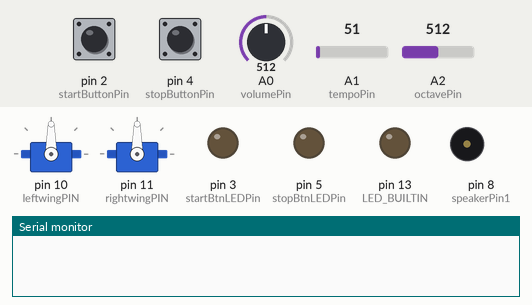
Simulated run of this sketch. Board: Arduino Uno, built with avr-gcc and run on an emulated ATmega328P. On the bench: 2 × servo, output pins drawn as LEDs (lit = HIGH), buzzer (waves = sounding), the last lines printed to the serial monitor. Dashed ring = blinking. Inputs (shaded band) come from the test bench; at power-on: pin 2 (startButtonPin) HIGH, pin 4 (stopButtonPin) HIGH, A0 (volumePin) = 512, A1 (tempoPin) = 51, A2 (octavePin) = 512.

Above: at 1.2 s.
1.3 s: pin 2 (startButtonPin) pulled LOW for 0.15 s
At 1.45 s:
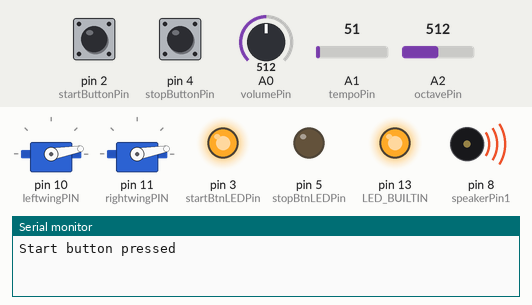
4.3 s: pin 4 (stopButtonPin) pulled LOW for 0.15 s
At 5.2 s:
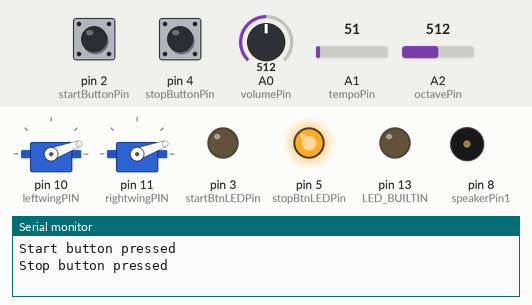
5.9 s: pin 2 (startButtonPin) pulled LOW for 1 s
At 6.35 s:
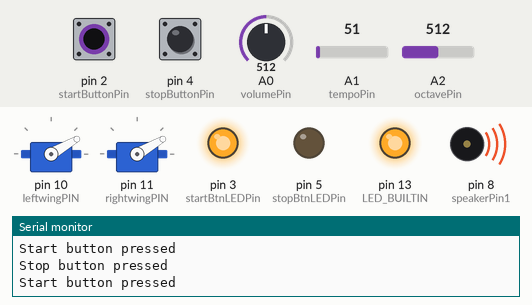
8.9 s: pin 4 (stopButtonPin) pulled LOW for 1 s
At 9.9 s:
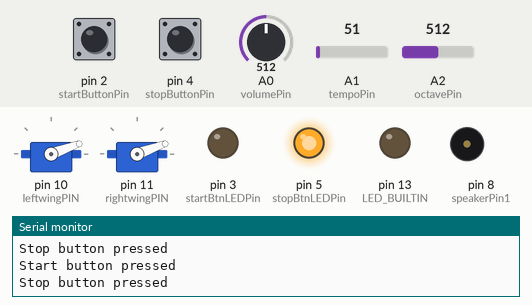
11.4 s: pin 2 (startButtonPin) pulled LOW for 0.15 s
At 12.16 s:
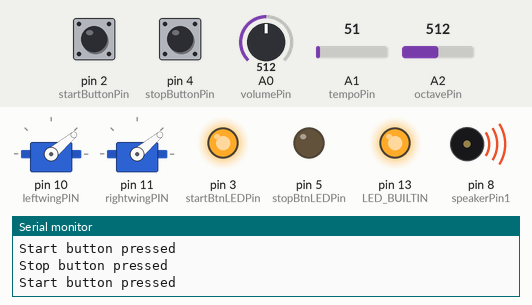
14.5 s: pin 2 (startButtonPin) driven LOW and pin 4 (stopButtonPin) driven LOW
At 15.2 s:
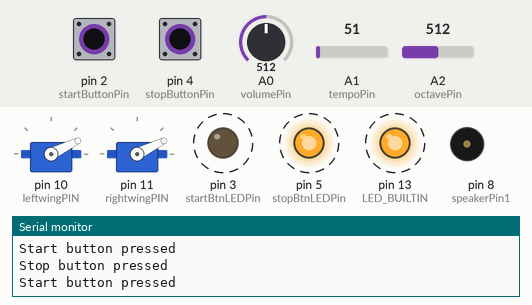
Timing chart, 0 to 65.0 s (numbered marks = the images above; inputs shaded):
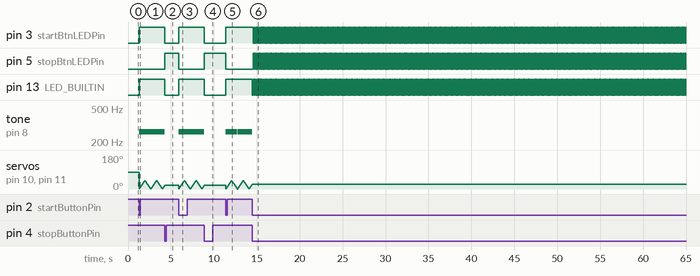

The sketch:

Georgie_code.ino
```cpp
#include <Servo.h>
#include <stdio.h>
#include <math.h>
#include <Wire.h>

//Notes and Beats
#define NOTE_C4 262
#define NOTE_D4 294
#define NOTE_E4 330
#define NOTE_F4 349
#define NOTE_G4 392
#define NOTE_A4 440
#define NOTE_B4 494
#define NOTE_C5 523

#define BEAT_1 150
#define BEAT_2 300  //BEAT_1* 2;
#define BEAT_3 450  //BEAT_1*3
#define BEAT_6 900  //BEAT_1*6

//pins and motors
#define startButtonPin 2
#define startBtnLEDPin 3
#define stopButtonPin 4
#define stopBtnLEDPin 5
#define syncButtonPin 6
#define syncBtnLEDPin 7
#define speakerPin1 8
#define leftwingPIN 10
#define rightwingPIN 11

const int volumePin = A0;
const int tempoPin = A1;
const int octavePin = A2;

// "Row Row Row Your Boat" melody
// Notes for the song (using a simplified melody)
int melody[] = { NOTE_C4, NOTE_C4, NOTE_C4, NOTE_D4, NOTE_E4, NOTE_E4, NOTE_D4, NOTE_E4, NOTE_F4, NOTE_G4, NOTE_C5, NOTE_C5, NOTE_C5, NOTE_G4, NOTE_G4, NOTE_G4, NOTE_E4, NOTE_E4, NOTE_E4, NOTE_C4, NOTE_C4, NOTE_C4, NOTE_G4, NOTE_F4, NOTE_E4, NOTE_D4, NOTE_C4 };

// Note durations (in milliseconds)
int beat[] = { BEAT_3, BEAT_3, BEAT_2, BEAT_1, BEAT_3, BEAT_2, BEAT_1, BEAT_2, BEAT_1, BEAT_6, BEAT_1, BEAT_1, BEAT_1, BEAT_1, BEAT_1, BEAT_1, BEAT_1, BEAT_1, BEAT_1, BEAT_1, BEAT_1, BEAT_1, BEAT_2, BEAT_1, BEAT_2, BEAT_1, BEAT_6 };

//Varibles
int lastStartState = LOW;
int startBtnState;
int stopBtnState;
int syncBtnState;

int volumeValue = 0;
int outputVolumeValue = 0;
int tempoValue = 0;
int outputTempoValue = 0;
int octaveValue = 0;
int outputOctaveValue = 0;
int pos;


// Global variables for timing
unsigned long nextFlapTime = 0;
unsigned long nextNoteTime = 0;
int currentWingPos = 0;
int currentFlapDir = 1;  // 1 = up, -1 = down
int currentNote = 0;

bool notePlaying = false;
bool fly = true;
bool playing = false;

//setup the servo output
Servo left_wing;
Servo right_wing;

//states
enum state { ST_IDLE = 0,
             ST_STOP = 1,
             ST_PLAY = 2,
             ST_SYNC = 3,
             ST_OCTAVE_SYNC = 4
};
////// setting the begining state
int pastState = ST_PLAY;
int currentState = ST_PLAY;

void setup() {
  Serial.print("setup");
  pinMode(startButtonPin, INPUT_PULLUP);
  pinMode(startBtnLEDPin, OUTPUT);
  pinMode(stopButtonPin, INPUT_PULLUP);
  pinMode(stopBtnLEDPin, OUTPUT);
  // pinMode(syncButtonPin, INPUT_PULLUP);
  // pinMode(syncBtnLEDPin, OUTPUT);

  pinMode(volumePin, INPUT);
  pinMode(tempoPin, INPUT);
  pinMode(octavePin, INPUT);

  left_wing.attach(leftwingPIN);
  right_wing.attach(rightwingPIN);

  pinMode(LED_BUILTIN, OUTPUT);

  Serial.begin(9600);
}

void loop() {
  //Serial.print("looping");
  startBtnState = digitalRead(startButtonPin);
  stopBtnState  = digitalRead(stopButtonPin);
  // syncBtnState  = digitalRead(stopButtonPin);

  // Potentiometers
  volumeValue = analogRead(volumePin);
  outputVolumeValue = map(volumeValue, 0, 1023, 0, 255);

  tempoValue = analogRead(tempoPin);
  outputTempoValue = map(tempoValue, 0, 1023, 400, 25) / 100.0;

  octaveValue = analogRead(octavePin);
  outputOctaveValue = map(octaveValue, 0, 1023, -2, 2);


  // Start button pressed
  if (startBtnState == LOW && !playing) {
    playing = true;
    currentNote = 0;
    notePlaying = false;
    currentWingPos = 0;
    currentFlapDir = 1;
    nextNoteTime = millis();
    nextFlapTime = millis();

    digitalWrite(startBtnLEDPin, HIGH);
    digitalWrite(stopBtnLEDPin, LOW);
    Serial.print("Start button pressed \n");
    digitalWrite(LED_BUILTIN, HIGH);
  }

  // Stop button pressed
  if (stopBtnState == LOW && playing) {
    playing = false;
    noTone(speakerPin1);  // stop sound immediately

    digitalWrite(startBtnLEDPin, LOW);
    digitalWrite(stopBtnLEDPin, HIGH);
    Serial.print("Stop button pressed \n");
    digitalWrite(LED_BUILTIN, LOW);
  }

  if (playing) {
    //rial.print("playing \n");
    updateNote();       // Handles melody timing
    updateFlapping();   // Handles servo timing
  }
}

void updateNote() {
  unsigned long now = millis();
  if (currentNote >= 27) {
    // Song is over, stop and reset
    playing = false;
    noTone(speakerPin1);
    digitalWrite(startBtnLEDPin, LOW);
    digitalWrite(stopBtnLEDPin, HIGH);
    digitalWrite(LED_BUILTIN, LOW);
    return;
  }
  if (!notePlaying && now >= nextNoteTime) {
    // Start next note
    float newFreq = melody[currentNote] * pow(2, outputOctaveValue);
    float newBeat = beat[currentNote] * outputTempoValue;
    tone(speakerPin1, (int)newFreq, (int)newBeat);
    notePlaying = true;
    nextNoteTime += beat[currentNote] * outputTempoValue; //* outputTempoValue;  // Apply tempo scaling
  } else if (notePlaying && now >= nextNoteTime) {
    // End current note, prepare for next
    noTone(speakerPin1);
    notePlaying = false;
    currentNote++;
    nextNoteTime += 20;  // Very brief delay between notes
  }
}

void updateFlapping() {
  unsigned long now = millis();
  if (now >= nextFlapTime) {
    // Move the servos
    currentWingPos += currentFlapDir;
    left_wing.write(currentWingPos);
    right_wing.write(currentWingPos);
    // Reverse direction at limits
    if (currentWingPos >= 45 || currentWingPos <= 0) {
      currentFlapDir *= -1;
    }
    // Schedule next update
    nextFlapTime = now + 15;  // Controls flap speed
  }
}
```

k.ino
```cpp

```

Measured:
- after the input at 4.3 s, pin 3 (startBtnLEDPin), pin 13 (LED_BUILTIN): HIGH → LOW at once; pin 5 (stopBtnLEDPin): LOW → HIGH at once; servo on pin 10 (leftwingPIN), servo on pin 11 (rightwingPIN): goes on until 4.3 s, then stays 20°
- after the input at 5.9 s, pin 3 (startBtnLEDPin): LOW → HIGH at once; pin 5 (stopBtnLEDPin): HIGH → LOW at once
- after the input at 8.9 s, pin 3 (startBtnLEDPin), pin 13 (LED_BUILTIN): HIGH → LOW at once; pin 5 (stopBtnLEDPin): LOW → HIGH at once; servo on pin 10 (leftwingPIN), servo on pin 11 (rightwingPIN): goes on until 8.9 s, then stays 20°
- after the input at 11.4 s, pin 3 (startBtnLEDPin): LOW → HIGH at once; pin 5 (stopBtnLEDPin): HIGH → LOW at once
- after the input at 14.5 s, pin 3 (startBtnLEDPin), pin 5 (stopBtnLEDPin): alternates HIGH for 0.02 s and LOW for 0.02 s, starting after 0.07 s; pin 13 (LED_BUILTIN): alternates HIGH for 0.02 s and LOW for 0.02 s, starting at once; servo on pin 10 (leftwingPIN), servo on pin 11 (rightwingPIN): goes on until 14.5 s, then stays 26°
